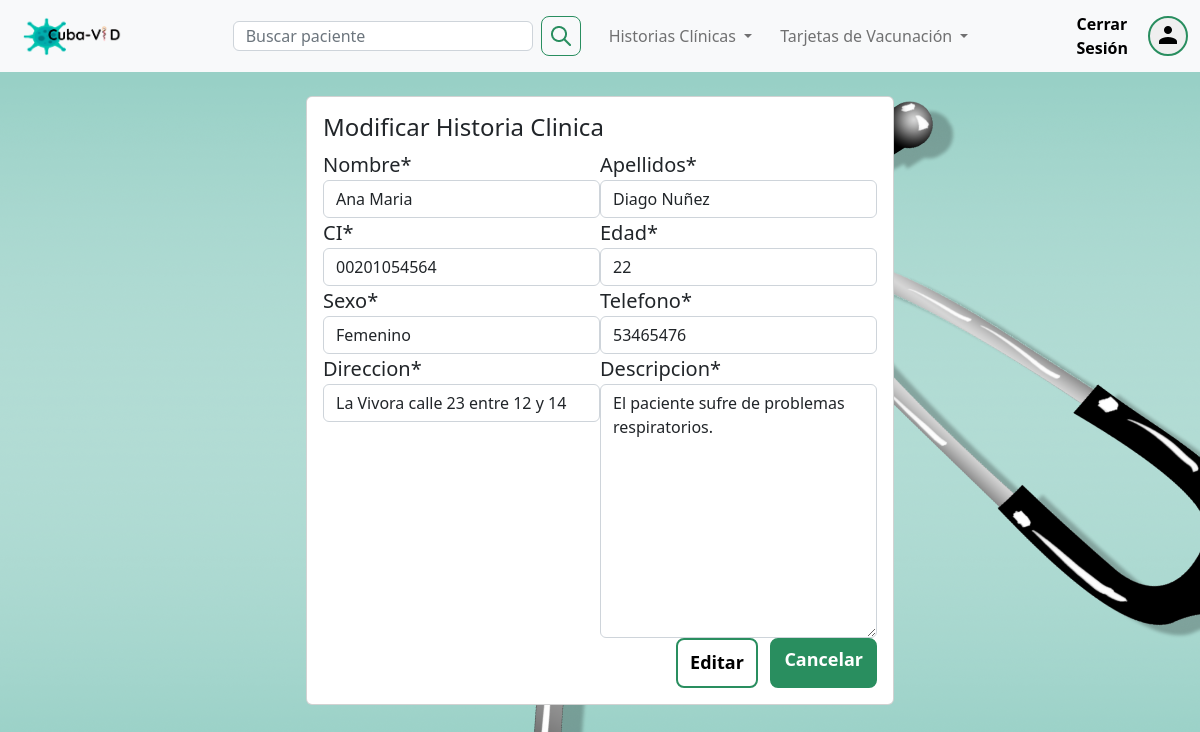
Page /modificarHC/18/ (signed in) on the committed database.
### app/models.py (models this page shows, shortened)
class HC(models.Model):
    nombre = models.CharField(max_length=30)
    apellidos = models.CharField(max_length=30)
    CI = models.CharField(max_length=11)
    edad = models.IntegerField()
    sexo = models.IntegerField(choices=opciones_sexo)
    telefono = models.CharField(max_length=10)
    direccion = models.CharField(max_length=50)
    descripcion = models.TextField()

### app/views.py (the view, shortened to what this page needs)
# urls.py: path('modificarHC/<id>/', modificarHC, name="modificarHC"),
@permission_required('app.change_hc')
def modificarHC(request, id):
    historias = get_object_or_404(HC, id=id)
    data = {
        'form': HistoriaClinicaForm(instance=historias)
    }
    return render(request, 'app/modificarHistoriaClinica.html', data)

### app/forms.py
class HistoriaClinicaForm(forms.ModelForm):
    class Meta:
        model = HC
        fields = '__all__'

### app/templates/app/modificarHistoriaClinica.html (shortened to what this page needs)
{% extends 'app/base.html' %}
{% load static %}
{% block contenido %}
{% load crispy_forms_tags %}
{% block css %}
<link rel="stylesheet" href="/CubaVID/app/static/app/css/Crear_HC.css">
<link href="https://cdn.jsdelivr.net/npm/bootstrap@5.2.2/dist/css/bootstrap.min.css" rel="stylesheet">
{% endblock %}
<body style="background-color: #b7eeea;">
  <br>
    <div class="row">
      <div class="col-12 col-md-6 offset-md-3">
        <div class="card">
          <div class="card-body">
            <h4>Modificar Historia Clinica</h4>
            <form method="post" enctype="multipart/form-data"  >
              {{ form | crispy }}
              <br>
               <div class="d-flex justify-content-end">
                 <button type="submit" id="btnEnviar" class="btn btn-primary" style="background-color: white;
                     border: 2px solid hsl(152, 55%, 36%); color: black; font-weight: bolder; font-size: 18px;
                     height: 50px; border-radius: 8px;">Editar</button>
                 <a href="{% url 'listaHC' %}" class="btn btn-secondary" style="background-color: hsl(152, 55%, 36%);
                     border: 2px solid hsl(152, 55%, 36%); border-radius: 8px;color: white; font-weight: bolder; font-size: 18px; height: 50px;">Cancelar</a>
                </div>
              </form>
          </div>
        </div>
          </div>
        </div>
    </body>
{% endblock %}

### app/static/app/css/Crear_HC.css (style rules this page uses)
* { margin: 0; padding: 0; box-sizing: border-box; }
form { display: grid; grid-template-columns: 1fr 1fr; }
label { font-size: 20px; }

### app/static/app/css/style.css (style rules this page uses)
* { margin: 0; padding: 0; box-sizing: border-box; }
.body_princial_page { background-image: url("./img/fondo_2.png"); }

### rows in the picture
HC: nombre "Ana Maria", apellidos "Diago Nuñez", CI "00201054564", edad "22", sexo "Femenino", telefono "53465476", direccion "La Vivora calle 23 entre 12 y 14", descripcion "El paciente sufre de problemas respiratorios."
